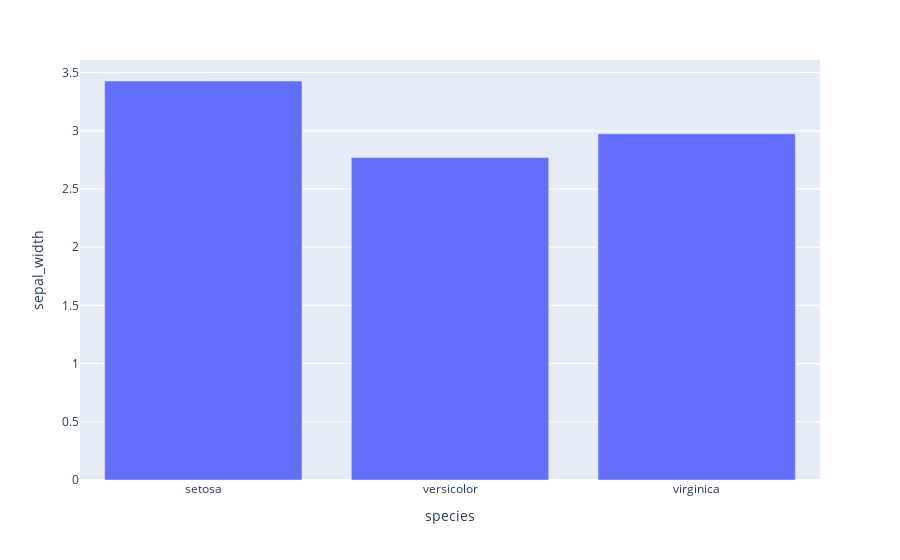

The code cell stored with this chart in its notebook:
### Markdown cell above
## **3. Bar Plot**

### Code cell
# grouping values based on means
df_bar=df.groupby(['species']).mean().reset_index()
# making bar plot
fig3= px.bar(df_bar, x='species', y='sepal_width')
fig3.show()
# save
fig3.write_image('./outputs/fig3_bar_plot.png', scale=3)

### Figure 1 — Plotly figure (JSON) as saved in the notebook; plotly's stock layout.template omitted (floating-point values rounded to 4 significant figures)
{"data": [{"alignmentgroup": "True", "hovertemplate": "species=%{x}<br>sepal_width=%{y}<extra></extra>", "legendgroup": "", "marker": {"color": "#636efa", "pattern": {"shape": ""}}, "name": "", "offsetgroup": "", "orientation": "v", "showlegend": false, "textposition": "auto", "type": "bar", "x": ["setosa", "versicolor", "virginica"], "xaxis": "x", "y": [3.428, 2.77, 2.974], "yaxis": "y"}], "layout": {"barmode": "relative", "legend": {"tracegroupgap": 0}, "margin": {"t": 60}, "xaxis": {"anchor": "y", "domain": [0, 1], "title": {"text": "species"}}, "yaxis": {"anchor": "x", "domain": [0, 1], "title": {"text": "sepal_width"}}}}
